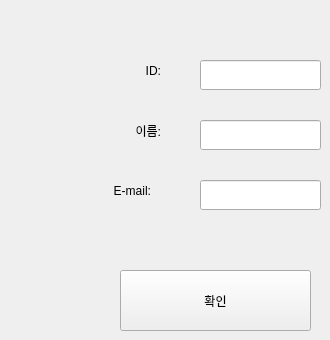
       <widget class="QWidget" name="findPW">
        <attribute name="title">
         <string>비밀번호 찾기</string>
        </attribute>
        <widget class="QLineEdit" name="input_findPW_ID">
         <property name="geometry">
          <rect>
           <x>200</x>
           <y>60</y>
           <width>121</width>
           <height>30</height>
          </rect>
         </property>
        </widget>
        <widget class="QLabel" name="label_findPW_ID">
         <property name="geometry">
          <rect>
           <x>70</x>
           <y>50</y>
           <width>91</width>
           <height>41</height>
          </rect>
         </property>
         <property name="text">
          <string>ID:</string>
         </property>
         <property name="alignment">
          <set>Qt::AlignRight|Qt::AlignTrailing|Qt::AlignVCenter</set>
         </property>
        </widget>
        <widget class="QLineEdit" name="input_findPW_EMAIL">
         <property name="geometry">
          <rect>
           <x>200</x>
           <y>180</y>
           <width>121</width>
           <height>30</height>
          </rect>
         </property>
        </widget>
        <widget class="QLineEdit" name="input_findPW_NAME">
         <property name="geometry">
          <rect>
           <x>200</x>
           <y>120</y>
           <width>121</width>
           <height>30</height>
          </rect>
         </property>
        </widget>
        <widget class="QLabel" name="label_findPW_EMAIL">
         <property name="geometry">
          <rect>
           <x>60</x>
           <y>170</y>
           <width>91</width>
           <height>41</height>
          </rect>
         </property>
         <property name="text">
          <string>E-mail:</string>
         </property>
         <property name="alignment">
          <set>Qt::AlignRight|Qt::AlignTrailing|Qt::AlignVCenter</set>
         </property>
        </widget>
        <widget class="QLabel" name="label_findPW_NAME">
         <property name="geometry">
          <rect>
           <x>70</x>
           <y>110</y>
           <width>91</width>
           <height>41</height>
          </rect>
         </property>
         <property name="text">
          <string>이름:</string>
         </property>
         <property name="alignment">
          <set>Qt::AlignRight|Qt::AlignTrailing|Qt::AlignVCenter</set>
         </property>
        </widget>
        <widget class="QPushButton" name="btn_join_3">
         <property name="geometry">
          <rect>
           <x>120</x>
           <y>270</y>
           <width>191</width>
           <height>61</height>
          </rect>
         </property>
         <property name="focusPolicy">
          <enum>Qt::StrongFocus</enum>
         </property>
         <property name="text">
          <string>확인</string>
         </property>
        </widget>
       </widget>
